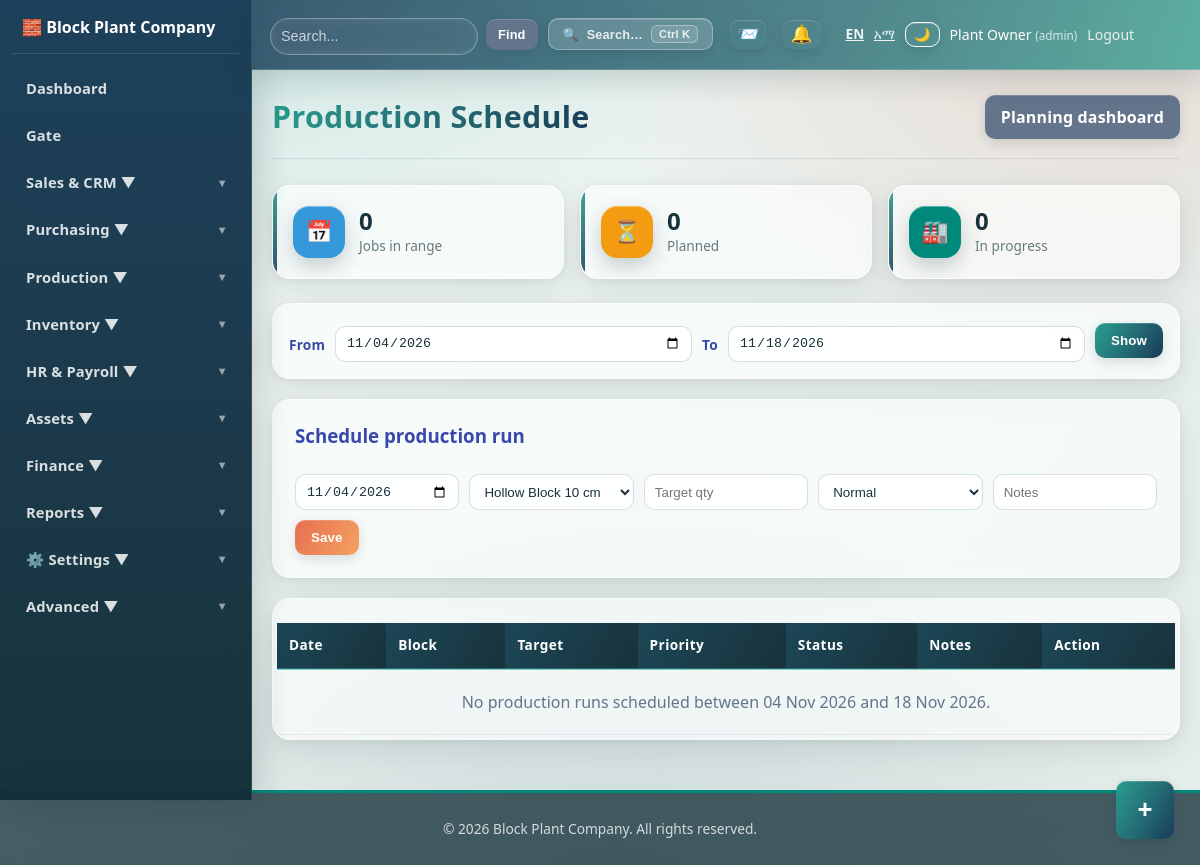
/production/schedule.php (signed in), run on the app's committed database.
### tables this page shows
CREATE TABLE company_settings(id INT AUTO_INCREMENT PRIMARY KEY,company_name VARCHAR(200) NOT NULL,company_name_am VARCHAR(200) NULL,tagline VARCHAR(255) NULL,tagline_am VARCHAR(255) NULL,address TEXT,phone VARCHAR(50),email VARCHAR(100),tax_id VARCHAR(50),logo_path VARCHAR(255),currency VARCHAR(10) DEFAULT 'ETB',currency_symbol VARCHAR(10) DEFAULT 'Br',date_format VARCHAR(20) DEFAULT 'Y-m-d',timezone VARCHAR(50) DEFAULT 'Africa/Addis_Ababa',locale_default VARCHAR(10) DEFAULT 'en',primary_color VARCHAR(20) DEFAULT '#3949ab',secondary_color VARCHAR(20) DEFAULT '#00897b',default_commission_rate DECIMAL(5,2) DEFAULT 5.00,updated_at TIMESTAMP DEFAULT CURRENT_TIMESTAMP ON UPDATE CURRENT_TIMESTAMP);

CREATE TABLE users(id INT AUTO_INCREMENT PRIMARY KEY,name VARCHAR(100) NOT NULL,username VARCHAR(50) UNIQUE NOT NULL,password VARCHAR(255) NOT NULL,role VARCHAR(30) DEFAULT 'admin',department VARCHAR(30) NULL,department_role ENUM('manager','user') NULL,status TINYINT DEFAULT 1,created_at TIMESTAMP DEFAULT CURRENT_TIMESTAMP);

### config/helpers.php (called while the page is built, shortened)
<?php
function e($string) {
    return htmlspecialchars($string, ENT_QUOTES, 'UTF-8');
}
function format_app_date($date, $includeWeekday = false) {
    $timestamp = strtotime((string) $date);
    if (app_lang() !== 'am') {
        return $includeWeekday ? date('l, d F Y', $timestamp) : date('d M Y', $timestamp);
    }
    return format_ethiopian_date($date, $includeWeekday);
}
function format_date($date) {
    return format_app_date($date);
}
function ensure_department_access_schema() {
    static $checked = false;
    if ($checked) {
        return;
    }
    $checked = true;
}
function has_permission($module, $action = 'view') {
    $allowed = ['view' => 'can_view', 'create' => 'can_create', 'edit' => 'can_edit', 'delete' => 'can_delete', 'approve' => 'can_approve'];
    global $pdo;
    try {
        $userStmt = $pdo->prepare("SELECT role, department, department_role FROM users WHERE id = ? AND status = 1");
        $userStmt->execute([$_SESSION['user_id']]);
        $user = $userStmt->fetch();
        $userRole = strtolower(trim((string) $user['role']));
        if (in_array($userRole, ['admin', 'administrator'], true)) {
            return true;
        }
        $col = $allowed[$action];
        $stmt = $pdo->prepare("SELECT {$col} FROM user_permissions WHERE user_id = ? AND module = ?");
        $stmt->execute([$_SESSION['user_id'], $module]);
        $row = $stmt->fetch();
        return $row && (int) $row[$col] === 1;
    } catch (PDOException $e) {
        return false;
    }
}
function company_settings($reload = false) {
    static $cached = null;
    global $pdo;
    if ($cached !== null) {
        return $cached;
    }
    try {
        $cached = $pdo->query("SELECT * FROM company_settings LIMIT 1")->fetch() ?: [];
    } catch (PDOException $e) {
        $cached = [];
    }
    return $cached;
}
function app_lang() {
    $c = company_settings();
    $def = $c['locale_default'] ?? 'en';
    return in_array($def, ['en', 'am'], true) ? $def : 'en';
}
function t($key) {
    static $dict;
    if ($dict === null) {
        $dict = require __DIR__ . '/lang.php';
    }
    $lang = app_lang();
    return $dict[$lang][$key] ?? $dict['en'][$key] ?? $key;
}
function company_display_name() {
    $c = company_settings();
    return $c['company_name'] ?? 'Block Plant ERP';
}
function brand_colors() {
    $c = company_settings();
    return [
        'primary' => $c['primary_color'] ?? '#3949ab',
        'secondary' => $c['secondary_color'] ?? '#00897b',
    ];
}
?>

### production/schedule.php (the view, shortened to what this page needs)
<?php
require_once "../config/database.php";
require_once "../config/helpers.php";
$from = $_GET['from'] ?? date('Y-m-d');
$to = $_GET['to'] ?? date('Y-m-d', strtotime('+14 days'));
$blocks = $pdo->query("SELECT id, name, size FROM block_types WHERE status=1 ORDER BY name")->fetchAll();
$stmt = $pdo->prepare("
    SELECT ps.*, bt.name AS block_name, bt.size, u.name AS created_by_name
    FROM production_schedules ps
    JOIN block_types bt ON ps.block_type_id = bt.id
    LEFT JOIN users u ON ps.created_by = u.id
    WHERE ps.schedule_date BETWEEN ? AND ?
    ORDER BY ps.schedule_date ASC, FIELD(ps.priority,'urgent','high','normal','low'), ps.id
");
$stmt->execute([$from, $to]);
$schedules = $stmt->fetchAll();
$planned = count(array_filter($schedules, fn($s) => $s['status'] === 'planned'));
$inProgress = count(array_filter($schedules, fn($s) => $s['status'] === 'in_progress'));
require_once "../partials/header.php";
?>
<div class="page-header">
    <h1>Production Schedule</h1>
    <a href="planning.php" class="btn btn-secondary">Planning dashboard</a>
</div>
<div class="stats-grid">
    <div class="stat-card">
        <div class="stat-icon" style="background:#3498db;">📅</div>
        <div><div class="stat-value"><?= count($schedules) ?></div><div class="stat-label">Jobs in range</div></div>
    </div>
    <div class="stat-card">
        <div class="stat-icon" style="background:#f39c12;">⏳</div>
        <div><div class="stat-value"><?= $planned ?></div><div class="stat-label">Planned</div></div>
    </div>
    <div class="stat-card">
        <div class="stat-icon" style="background:#00897b;">🏭</div>
        <div><div class="stat-value"><?= $inProgress ?></div><div class="stat-label">In progress</div></div>
    </div>
</div>
<div class="filter-section">
    <form method="get" class="filter-form">
        <label>From</label><input type="date" name="from" value="<?= e($from) ?>">
        <label>To</label><input type="date" name="to" value="<?= e($to) ?>">
        <button type="submit" class="btn btn-primary">Show</button>
    </form>
</div>
<?php if (has_permission('production', 'create')): ?>
<div class="panel">
    <h3>Schedule production run</h3>
    <form method="post" class="filter-form">
        <input type="date" name="schedule_date" value="<?= date('Y-m-d') ?>" required>
        <select name="block_type_id" required>
            <?php foreach ($blocks as $b): ?>
            <option value="<?= (int) $b['id'] ?>"><?= e($b['name'] . ' ' . $b['size']) ?></option>
            <?php endforeach; ?>
        </select>
        <input type="number" name="target_quantity" placeholder="Target qty" required min="1">
        <select name="priority">
            <option value="normal">Normal</option>
        </select>
        <input type="text" name="notes" placeholder="Notes">
        <button type="submit" class="btn btn-accent"><?= t('save') ?></button>
    </form>
</div>
<?php endif; ?>
<div class="table-container">
    <table class="data-table">
        <thead>
            <tr>
                <th>Date</th>
                <th>Block</th>
                <th>Target</th>
                <th>Priority</th>
                <th>Status</th>
                <th>Notes</th>
                <th>Action</th>
            </tr>
        </thead>
        <tbody>
            <?php if (!$schedules): ?>
            <tr><td colspan="7" style="text-align:center;color:#64748b;padding:20px;">No production runs scheduled between <?= e(format_date($from)) ?> and <?= e(format_date($to)) ?>.</td></tr>
            <?php endif; ?>
        </tbody>
    </table>
</div>
<?php require_once "../partials/footer.php"; ?>

### partials/header.php (shortened to what this page needs)
<?php
require_once __DIR__ . "/../config/database.php";
require_once __DIR__ . "/../config/helpers.php";
$stmt = $pdo->prepare("SELECT name, role FROM users WHERE id = ?");
$stmt->execute([$_SESSION["user_id"]]);
$user = $stmt->fetch();
$brand = brand_colors();
$htmlLang = app_lang() === 'am' ? 'am' : 'en';
$_navIsAdmin = in_array(strtolower(trim((string)($user['role'] ?? ''))), ['admin', 'administrator'], true);
?>
<!doctype html>
<html lang="<?= $htmlLang ?>">
<head>
    <link rel="stylesheet" href="/block_plant/assets/css/style.css">
    <link rel="stylesheet" href="/block_plant/assets/css/advanced.css?v=<?= filemtime(__DIR__ . '/../assets/css/advanced.css') ?>">
    <link rel="stylesheet" href="/block_plant/assets/css/dark-mode.css">
    <link rel="stylesheet" href="/block_plant/assets/css/glass.css?v=<?= filemtime(__DIR__ . '/../assets/css/glass.css') ?>">
    <link rel="stylesheet" href="/block_plant/assets/css/mobile.css?v=<?= filemtime(__DIR__ . '/../assets/css/mobile.css') ?>">
</head>
<body class="theme-advanced">
    <div class="topbar">
        <div class="user-info">
            <form action="/block_plant/dashboard/search.php" method="get" style="display:flex;align-items:center;gap:8px;">
                <input type="text" name="q" placeholder="<?= e(t('search_placeholder')) ?>" style="min-width:220px; padding:8px 10px; border-radius:6px; border:1px solid rgba(255,255,255,0.3); background:rgba(255,255,255,0.12); color:white;">
                <button type="submit" class="btn btn-secondary" style="padding:8px 12px; font-size:0.8rem;"><?= t('find') ?></button>
            </form>
            <button id="cmdkOpen" title="<?= e(t('search_everything')) ?>" style="background:rgba(255,255,255,0.16);border:1px solid rgba(255,255,255,0.30);color:#fff;border-radius:999px;cursor:pointer;padding:6px 14px;font-size:0.8rem;display:flex;align-items:center;gap:8px;margin-right:6px;">
                <span>🔍</span><span style="opacity:.85;"><?= t('search_all') ?></span><span class="cmdk-kbd" style="border-color:rgba(255,255,255,0.35);color:rgba(255,255,255,0.85);background:rgba(255,255,255,0.12);">Ctrl K</span>
            </button>
            <div class="notification-dropdown" style="position:relative; margin-right: 5px;">
                <button id="sysNotifToggle" style="background:transparent;border:none;color:#fff;cursor:pointer;position:relative;padding:4px 8px;font-size:1.1rem;display:flex;align-items:center;">
                    📨
                </button>
            </div>
            <div class="notification-dropdown" style="position:relative; margin-right: 5px;">
                <button id="notifToggle" style="background:transparent;border:none;color:#fff;cursor:pointer;position:relative;padding:4px 8px;font-size:1.1rem;display:flex;align-items:center;">
                    🔔
                </button>
            </div>
            <span style="opacity:0.9;font-size:0.85rem;margin-left:10px;">
                <a href="?lang=en" style="color:#fff;margin-right:6px;<?= app_lang() === 'en' ? 'font-weight:bold;text-decoration:underline;' : '' ?>">EN</a>
                <a href="?lang=am" style="color:#fff;<?= app_lang() === 'am' ? 'font-weight:bold;text-decoration:underline;' : '' ?>">አማ</a>
            </span>
            <button id="themeToggle" title="<?= t('dark_mode') ?>" style="background:transparent;border:1px solid #fff;color:#fff;border-radius:4px;cursor:pointer;padding:4px 8px;">🌙</button>
            <span><?= htmlspecialchars($user['name']) ?> <small style="opacity:.75">(<?= htmlspecialchars($user['role']) ?>)</small></span>
            <a href="/block_plant/auth/logout.php" style="color: #ecf0f1; text-decoration: none;"><?= t('logout') ?></a>
        </div>
    </div>
    <nav class="navbar" id="appSidebar">
        <div class="sidebar-brand">
            <span>🧱 <?= htmlspecialchars(company_display_name()) ?></span>
        </div>
        <ul>
            <?php if (has_permission('dashboard', 'view')): ?>
            <li><a href="/block_plant/dashboard/index.php"><?= t('dashboard') ?></a></li>
            <?php endif; ?>
            <?php if (has_permission('gate', 'view')): ?>
            <li><a href="/block_plant/gate/index.php"><?= t('gate') ?></a></li>
            <?php endif; ?>
            <?php if (has_permission('sales', 'view') || has_permission('crm', 'view') || has_permission('customers', 'view')): ?>
            <li class="dropdown">
                <a href="#"><?= t('sales_crm') ?> ▼</a>
            </li>
            <?php endif; ?>
            <?php if (has_permission('purchases', 'view') || has_permission('suppliers', 'view')): ?>
            <li class="dropdown">
                <a href="#"><?= t('purchasing') ?> ▼</a>
            </li>
            <?php endif; ?>
            <?php if (has_permission('production', 'view')): ?>
            <li class="dropdown">
                <a href="#"><?= t('production') ?> ▼</a>
            </li>
            <?php endif; ?>
            <?php if (has_permission('inventory', 'view')): ?>
            <li class="dropdown">
                <a href="#"><?= t('inventory') ?> ▼</a>
            </li>
            <?php endif; ?>
            <?php if (has_permission('hr', 'view')): ?>
            <li class="dropdown">
                <a href="/block_plant/hr/index.php"><?= t('hr_payroll') ?> ▼</a>
            </li>
            <?php endif; ?>
            <?php if (has_permission('assets', 'view')): ?>
            <li class="dropdown">
                <a href="#"><?= t('assets') ?> ▼</a>
            </li>
            <?php endif; ?>
            <?php if (has_permission('finance', 'view') || has_permission('expenses', 'view')): ?>
            <li class="dropdown">
                <a href="#"><?= t('finance') ?> ▼</a>
            </li>
            <?php endif; ?>
            <?php if (has_permission('reports', 'view')): ?>
            <li class="dropdown">
                <a href="#"><?= t('reports') ?> ▼</a>
            </li>
            <?php endif; ?>
            <li class="dropdown">
                <a href="#">⚙️ <?= t('settings') ?> ▼</a>
            </li>
            <?php if ($_navIsAdmin): ?>
            <li class="dropdown">
                <a href="#"><?= t('advanced') ?> ▼</a>
            </li>
            <?php endif; ?>
        </ul>
    </nav>
    <div class="container">

### partials/footer.php (shortened to what this page needs)
    </div>
    <footer style="background: #2c3e50; color: white; text-align: center; padding: 20px; margin-top: 50px;">
        <?php if (function_exists('company_display_name')): ?>
        <p>&copy; <?= date('Y') ?> <?= htmlspecialchars(company_display_name()) ?>. <?= e(t('all_rights_reserved')) ?></p>
        <?php else: ?>
        <p>&copy; <?= date('Y') ?> Block Plant ERP System. <?= e(t('all_rights_reserved')) ?></p>
        <?php endif; ?>
    </footer>
    <div class="fab-wrap" id="fabWrap">
        <button class="fab-btn" id="fabBtn" title="<?= e(t('quick_actions')) ?>" aria-label="<?= e(t('quick_actions')) ?>">+</button>
    </div>
</body>
</html>

### assets/css/style.css (style rules this page uses)
* { box-sizing:border-box }
body { font-family:Arial;background:#f4f6f9;margin:0;color:#222 }
a.btn,button { background:#1976d2;color:#fff;padding:10px 16px;border:0;border-radius:6px;text-decoration:none;cursor:pointer }
label { display:block;font-weight:bold;margin-top:14px }
input,select,textarea { width:100%;padding:10px;margin-top:6px;border:1px solid #ddd;border-radius:6px }
table { width:100%;border-collapse:collapse;margin-top:20px }
th,td { padding:10px;border-bottom:1px solid #eee;text-align:left }
th { background:#f1f5f9 }

### assets/css/dark-mode.css (style rules this page uses)
:root { --bg-dark: #121212; --surface-dark: #1e1e1e; --text-primary-dark: #e0e0e0; --text-secondary-dark: #a0a0a0; --border-dark: #333333; }

### data on the page
company_settings: q "Search...", locale_default "Find", locale_default "Search…", locale_default "Logout", company_name "Block Plant Company", locale_default "Dashboard", locale_default "Gate", locale_default "Sales & CRM", locale_default "Purchasing", locale_default "Production", locale_default "Inventory", locale_default "HR & Payroll", locale_default "Assets", locale_default "Finance", locale_default "Reports", locale_default "Settings", locale_default "Advanced", locale_default "Save", locale_default "All rights reserved."
users: name "Plant Owner", role "admin"

### other printed values
count($schedules) "0"
$planned "0"
$inProgress "0"
format_date($from) "04 Nov 2026"
format_date($to) "18 Nov 2026"
form field block_type_id "Hollow Block 10 cm"
